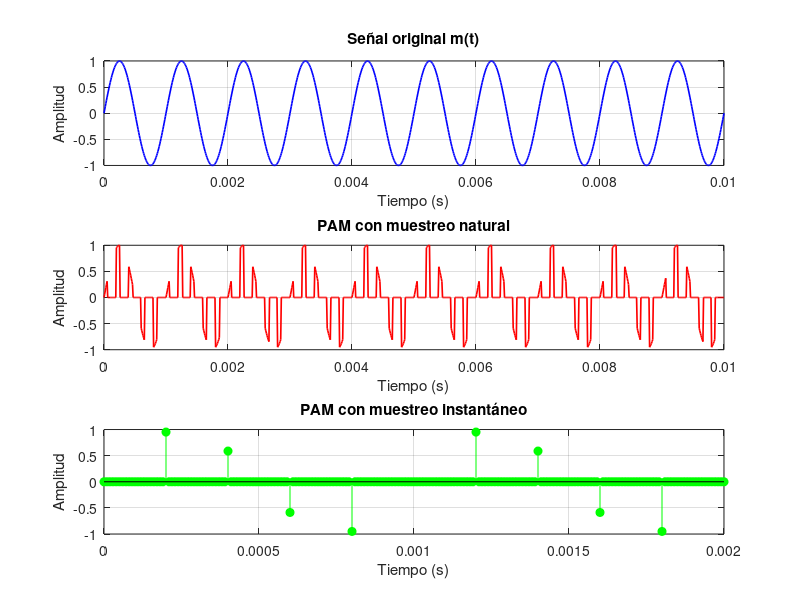

Write MATLAB code to recreate this figure.
clc; clear; close all;

%% 🔹 1) Señal original
A = 1;
fc = 1000;

fs_cont = 100000;
Ts_cont = 1/fs_cont;

t = 0:Ts_cont:0.01;

m = A * sin(2*pi*fc*t);

%% 🔹 2) PAM NATURAL
fs = 5000;
Ts = 1/fs;

d = 0.3;
tau = d * Ts;

p = zeros(size(t));

for i = 1:length(t)
    if mod(t(i), Ts) < tau
        p(i) = 1;
    end
end

pam_natural = m .* p;

%% 🔹 3) PAM INSTANTÁNEO
t_muestreo = 0:Ts:0.01;
muestras = A * sin(2*pi*fc*t_muestreo);

pam_inst = zeros(size(t));

for i = 1:length(t_muestreo)
    [~, idx] = min(abs(t - t_muestreo(i)));
    pam_inst(idx) = muestras(i);
end

%% 🔹 4) SUBPLOTS (3 gráficos en una figura)
figure;

% --- Señal original ---
subplot(3,1,1);
plot(t, m, 'b', 'LineWidth', 1.2);
title('Señal original m(t)');
xlabel('Tiempo (s)');
ylabel('Amplitud');
grid on;

% --- PAM natural ---
subplot(3,1,2);
plot(t, pam_natural, 'r', 'LineWidth', 1.2);
title('PAM con muestreo natural');
xlabel('Tiempo (s)');
ylabel('Amplitud');
grid on;

% --- PAM instantáneo ---
subplot(3,1,3);
stem(t, pam_inst, 'g', 'filled');
title('PAM con muestreo instantáneo');
xlabel('Tiempo (s)');
ylabel('Amplitud');
grid on;

% Opcional: zoom en todos
xlim([0 0.002]);
